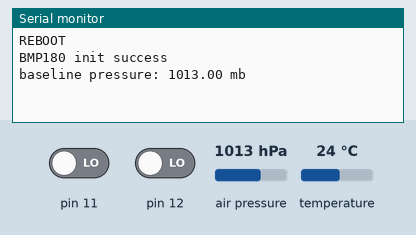
The sketch below on a simulated Arduino Uno, built with avr-gcc and run on an emulated ATmega328P. Shown: the last lines printed to the serial monitor. Inputs (shaded band) come from the test bench; at power-on: air pressure 1013 hPa, pin 12 LOW, pin 11 LOW, temperature 24 °C. EEPROM starts erased.

Above: at 1.2 s.
1.3 s: air pressure set to 952 hPa
At 2.0 s:
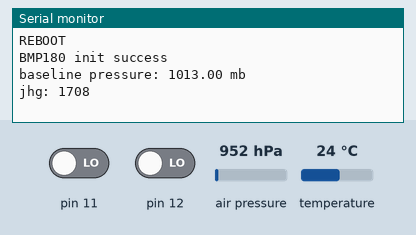
2.8 s: pin 12 driven HIGH
At 3.3 s:
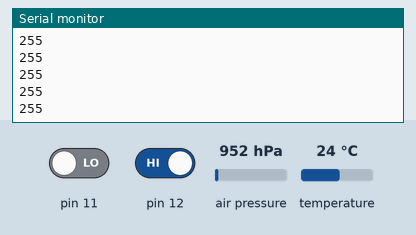
Timing chart, 0 to 5.8 s (numbered marks = the images above; inputs shaded):
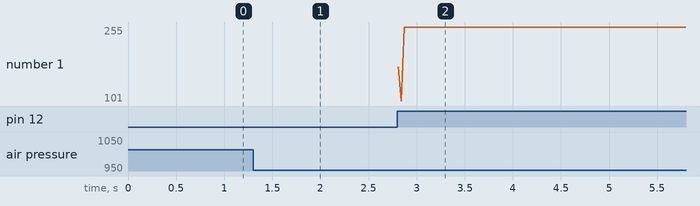

Measured:
- after the input at 1.3 s, the serial monitor: prints a new line at once (image 1)
- after the input at 2.8 s, the serial monitor: prints a new line at once (image 2)

The sketch:

altitude_logger.ino
```cpp
#include <SFE_BMP180.h>
#include <Wire.h>
#include <EEPROM.h>


SFE_BMP180 pressure;
double getPressure();

double baseline; // baseline pressure
int raw;
int MAX;
int addr=0;
int address=0;

void setup()
{
  MAX = 2;
  Serial.begin(9600);
  Serial.println("REBOOT");
  pinMode(12, INPUT);

  // Initialize the sensor

  if (pressure.begin())
    Serial.println("BMP180 init success");
  else
  {
    // Oops, something went wrong, this is usually a connection problem,
    // see the comments at the top of this sketch for the proper connections.

    Serial.println("BMP180 init fail (disconnected?)\n\n");
    while(1); // Pause forever.
  }

  // Get the baseline pressure:

  baseline = getPressure();

  Serial.print("baseline pressure: ");
  Serial.print(baseline);
  Serial.println(" mb");
}

void loop()
{
  double a,P;

  // Get a new pressure reading:

  P = getPressure();
  a = pressure.altitude(P,baseline);


  //get raw data from the sensor, convert to feets
  raw = a*3.28084,0;
  //Serial.println(raw);

  //write data to ROM if raw is greater than MAX
  if( raw > MAX )
  {
    EEPROM.write(addr++, raw);
    MAX = raw;
    EEPROM.write(addr++, 'e');
    Serial.print("jhg: ");
    Serial.println(MAX);
  }

  //read data from ROM
  if(digitalRead(12))
    Serial.println(EEPROM.read(address++), DEC);

  //Clear rom
  if( digitalRead(11) )
  {
    for (int i = 0 ; i < EEPROM.length() ; i++) {
    EEPROM.write(i, 0);
    addr = 0;
    address = 0;
  }

  delay(500);
}
}


double getPressure()
{
  char status;
  double T,P,p0,a;

  // You must first get a temperature measurement to perform a pressure reading.

  // Start a temperature measurement:
  // If request is successful, the number of ms to wait is returned.
  // If request is unsuccessful, 0 is returned.

  status = pressure.startTemperature();
  if (status != 0)
  {
    // Wait for the measurement to complete:

    delay(status);

    // Retrieve the completed temperature measurement:
    // Note that the measurement is stored in the variable T.
    // Use '&T' to provide the address of T to the function.
    // Function returns 1 if successful, 0 if failure.

    status = pressure.getTemperature(T);
    if (status != 0)
    {
      // Start a pressure measurement:
      // The parameter is the oversampling setting, from 0 to 3 (highest res, longest wait).
      // If request is successful, the number of ms to wait is returned.
      // If request is unsuccessful, 0 is returned.

      status = pressure.startPressure(3);
      if (status != 0)
      {
        // Wait for the measurement to complete:
        delay(status);

        // Retrieve the completed pressure measurement:
        // Note that the measurement is stored in the variable P.
        // Use '&P' to provide the address of P.
        // Note also that the function requires the previous temperature measurement (T).
        // (If temperature is stable, you can do one temperature measurement for a number of pressure measurements.)
        // Function returns 1 if successful, 0 if failure.

        status = pressure.getPressure(P,T);
        if (status != 0)
        {
          return(P);
        }
        else Serial.println("error retrieving pressure measurement\n");
      }
      else Serial.println("error starting pressure measurement\n");
    }
    else Serial.println("error retrieving temperature measurement\n");
  }
  else Serial.println("error starting temperature measurement\n");
}
```
